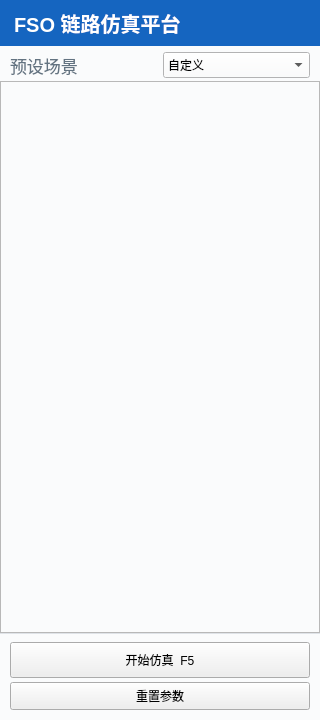
<?xml version="1.0" encoding="UTF-8"?>
<ui version="4.0">
 <class>ParameterPanel</class>
 <widget class="QWidget" name="ParameterPanel">
  <property name="geometry">
   <rect>
    <x>0</x>
    <y>0</y>
    <width>288</width>
    <height>720</height>
   </rect>
  </property>
   <property name="minimumSize">
    <size>
     <width>320</width>
     <height>0</height>
    </size>
   </property>
   <property name="maximumSize">
    <size>
     <width>360</width>
     <height>16777215</height>
    </size>
   </property>
  <property name="styleSheet">
   <string notr="true">QWidget#ParameterPanel { background-color: #FAFBFC; border-right: 1px solid #DFE3E8; }</string>
  </property>
  <layout class="QVBoxLayout" name="verticalLayout">
   <property name="spacing">
    <number>0</number>
   </property>
   <property name="leftMargin">
    <number>0</number>
   </property>
   <property name="topMargin">
    <number>0</number>
   </property>
   <property name="rightMargin">
    <number>0</number>
   </property>
   <property name="bottomMargin">
    <number>0</number>
   </property>
   <item>
    <widget class="QFrame" name="headerFrame">
     <property name="minimumSize">
      <size>
       <width>0</width>
       <height>46</height>
      </size>
     </property>
     <property name="maximumSize">
      <size>
       <width>16777215</width>
       <height>46</height>
      </size>
     </property>
     <property name="styleSheet">
      <string notr="true">QFrame { background-color: #1565C0; border: none; }</string>
     </property>
     <layout class="QVBoxLayout" name="verticalLayout_2">
      <property name="leftMargin">
       <number>14</number>
      </property>
      <property name="topMargin">
       <number>0</number>
      </property>
      <property name="rightMargin">
       <number>14</number>
      </property>
      <property name="bottomMargin">
       <number>0</number>
      </property>
      <item>
       <widget class="QLabel" name="titleLabel">
        <property name="font">
         <font>
          <pointsize>15</pointsize>
          <weight>75</weight>
          <bold>true</bold>
         </font>
        </property>
        <property name="styleSheet">
         <string notr="true">color: white; background: transparent; border: none;</string>
        </property>
        <property name="text">
         <string>FSO 链路仿真平台</string>
        </property>
       </widget>
      </item>
     </layout>
    </widget>
   </item>
   <item>
    <widget class="QWidget" name="scenarioBar" native="true">
     <property name="styleSheet">
      <string notr="true">background-color: #FAFBFC;</string>
     </property>
     <layout class="QHBoxLayout" name="horizontalLayout">
      <property name="leftMargin">
       <number>10</number>
      </property>
      <property name="topMargin">
       <number>6</number>
      </property>
      <property name="rightMargin">
       <number>10</number>
      </property>
      <property name="bottomMargin">
       <number>3</number>
      </property>
      <item>
       <widget class="QLabel" name="scenarioLabel">
        <property name="font">
         <font>
          <pointsize>13</pointsize>
         </font>
        </property>
        <property name="styleSheet">
         <string notr="true">color: #637381; background: transparent; border: none;</string>
        </property>
        <property name="text">
         <string>预设场景</string>
        </property>
       </widget>
      </item>
      <item>
       <widget class="QComboBox" name="scenarioCombo">
        <property name="minimumSize">
         <size>
          <width>0</width>
          <height>26</height>
         </size>
        </property>
        <item>
         <property name="text">
          <string>自定义</string>
         </property>
        </item>
        <item>
         <property name="text">
          <string>晴天</string>
         </property>
        </item>
        <item>
         <property name="text">
          <string>薄雾</string>
         </property>
        </item>
        <item>
         <property name="text">
          <string>浓雾</string>
         </property>
        </item>
        <item>
         <property name="text">
          <string>中雨</string>
         </property>
        </item>
        <item>
         <property name="text">
          <string>大雨</string>
         </property>
        </item>
        <item>
         <property name="text">
          <string>雪天</string>
         </property>
        </item>
       </widget>
      </item>
     </layout>
    </widget>
   </item>
   <item>
    <widget class="QScrollArea" name="scrollArea">
     <property name="widgetResizable">
      <bool>true</bool>
     </property>
     <property name="horizontalScrollBarPolicy">
      <enum>Qt::ScrollBarAlwaysOff</enum>
     </property>
     <widget class="QWidget" name="scrollContent">
      <property name="geometry">
       <rect>
        <x>0</x>
        <y>0</y>
        <width>286</width>
        <height>564</height>
       </rect>
      </property>
      <property name="styleSheet">
       <string notr="true">background-color: #FAFBFC;</string>
      </property>
      <layout class="QVBoxLayout" name="paramsLayout">
       <property name="spacing">
        <number>3</number>
       </property>
       <property name="leftMargin">
        <number>6</number>
       </property>
       <property name="topMargin">
        <number>6</number>
       </property>
       <property name="rightMargin">
        <number>6</number>
       </property>
       <property name="bottomMargin">
        <number>4</number>
       </property>
       <item>
        <spacer name="paramsSpacer">
         <property name="orientation">
          <enum>Qt::Vertical</enum>
         </property>
         <property name="sizeHint" stdset="0">
          <size>
           <width>20</width>
           <height>40</height>
          </size>
         </property>
        </spacer>
       </item>
      </layout>
     </widget>
    </widget>
   </item>
   <item>
    <widget class="QFrame" name="actionBar">
     <property name="styleSheet">
      <string notr="true">QFrame { background-color: #FAFBFC; border-top: 1px solid #DFE3E8; }</string>
     </property>
     <layout class="QVBoxLayout" name="verticalLayout_3">
      <property name="spacing">
       <number>4</number>
      </property>
      <property name="leftMargin">
       <number>10</number>
      </property>
      <property name="topMargin">
       <number>8</number>
      </property>
      <property name="rightMargin">
       <number>10</number>
      </property>
      <property name="bottomMargin">
       <number>10</number>
      </property>
      <item>
       <widget class="QPushButton" name="btnRun">
        <property name="minimumSize">
         <size>
          <width>0</width>
          <height>36</height>
         </size>
        </property>
        <property name="maximumSize">
         <size>
          <width>16777215</width>
          <height>36</height>
         </size>
        </property>
        <property name="text">
         <string>开始仿真  F5</string>
        </property>
       </widget>
      </item>
      <item>
       <widget class="QPushButton" name="btnReset">
        <property name="minimumSize">
         <size>
          <width>0</width>
          <height>28</height>
         </size>
        </property>
        <property name="maximumSize">
         <size>
          <width>16777215</width>
          <height>28</height>
         </size>
        </property>
        <property name="text">
         <string>重置参数</string>
        </property>
       </widget>
      </item>
     </layout>
    </widget>
   </item>
  </layout>
 </widget>
 <customwidgets>
  <customwidget>
   <class>_CollapsibleSection</class>
   <extends>QWidget</extends>
   <header>fso_platform.ui.parameter_panel</header>
  </customwidget>
 </customwidgets>
 <resources/>
 <connections/>
</ui>
